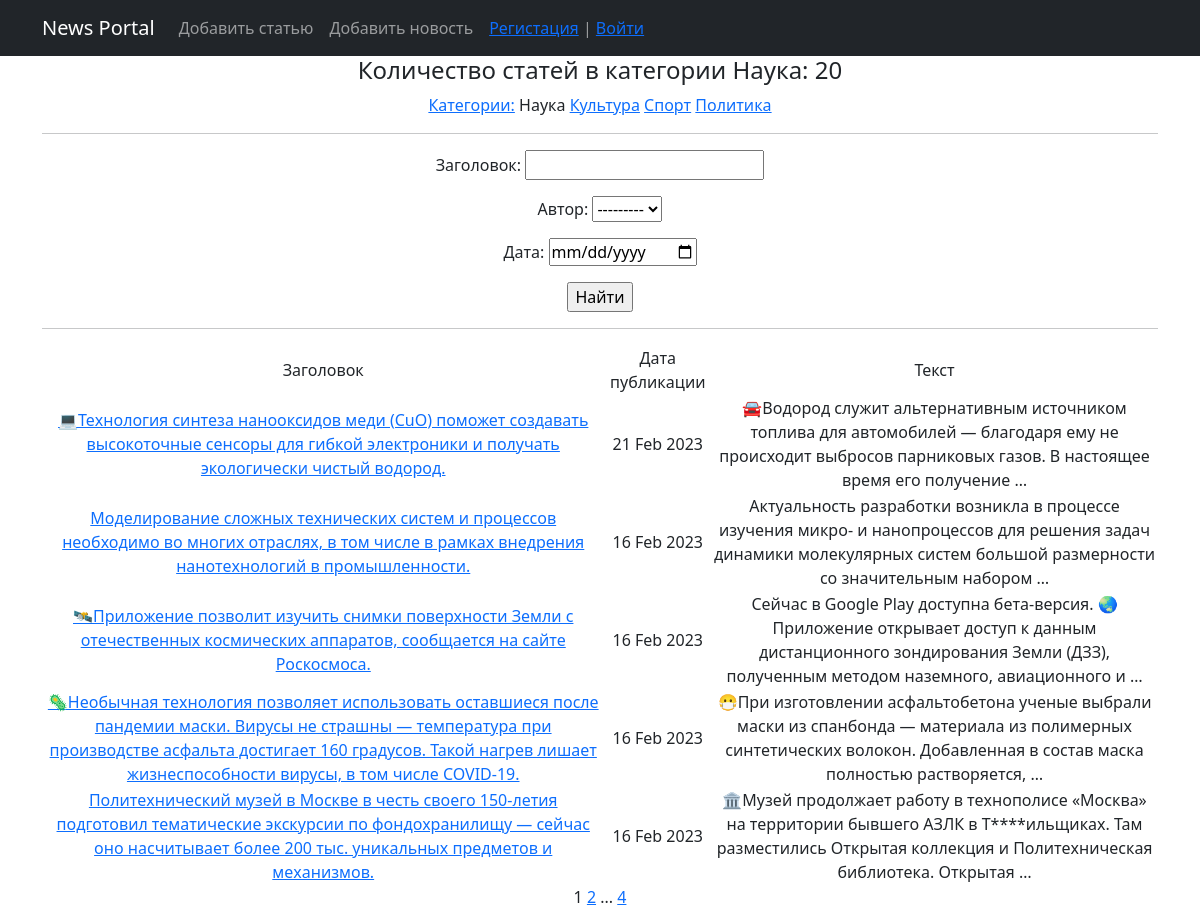
The app's page /news/category/1 with its own data.
### news/models.py (models this page shows, shortened)
class Category(models.Model):
    name = models.CharField(max_length=255, unique=True)  # название категории. Поле должно быть уникальным
    subscribers = models.ManyToManyField(User)
    def __str__(self):
        return self.name
    def get_absolute_url(self):
        return reverse('category', args=[str(self.pk)])  # TO DO

class Post(models.Model):
    author = models.ForeignKey(Author, on_delete=models.CASCADE)  # связь «один ко многим» с моделью Author;
    position = models.CharField(max_length=255, choices=POSITION)  # поле с выбором — «статья» или «новость»;
    time_in = models.DateTimeField(auto_now_add=True)  # автоматически добавляемая дата и время создания;
    category = models.ManyToManyField(Category, through='PostCategory')
    article = models.CharField(max_length=255)  # заголовок статьи/новости;
    text = models.TextField()  # текст статьи/новости;
    rating = models.FloatField(default=0.0)  # рейтинг статьи/новости.
    def get_absolute_url(self):
        return reverse('news', args=[str(self.pk)])

### news/views.py (the view)
# urls.py: path('category/<int:pk>', CategoryList.as_view(), name='category'),
class CategoryList(ListView):
    model = Post
    ordering = '-time_in'
    template_name = 'news_list.html'
    context_object_name = 'news_list'
    paginate_by = 5  # вот так мы можем указать количество записей на странице
    def get_queryset(self, **kwargs):
        self.category = get_object_or_404(Category, pk=self.kwargs['pk'])
        queryset = super().get_queryset()
        self.filterset = PostFilter(self.request.GET, queryset.filter(category=self.kwargs['pk']))
        return self.filterset.qs
    def get_context_data(self, **kwargs):
        context = super().get_context_data(**kwargs)
        category_get = Category.objects.get(pk=resolve(self.request.path_info).kwargs['pk'])
        context['filterset'] = self.filterset
        context['title'] = 'Категория - ' + str(category_get)
        context['menu'] = menu
        context['cat_selected'] = category_get
        context['news_count'] = f'Количество статей в категории {category_get}: {self.filterset.qs.count()}'
        context['cat_subscriber'] = Category.objects.filter(subscribers__pk=self.request.user.id)
        context['is_author'] = self.request.user.groups.filter(name='authors').exists()
        return context

### news/models.py (called while the page is built)
    def __str__(self):
        return self.user.username

### news/templatetags/custom_filters.py (called while the page is built)
@register.filter()
def censor(value):
    try:
        if not isinstance(value, str):
            raise CensorException('Error')
        v = value
        for word in WORDS:
            if word in v:
                v = v.replace(word, f'{word[:1]}{len(word[1:])*"*"}')
            if word.capitalize() in v:
                v = v.replace(word.capitalize(), f'{word[:1].capitalize()}{len(word[1:])*"*"}')
        return v
    except CensorException as e:
        print(e)

### news/templatetags/custom_tags.py (called while the page is built)
@register.simple_tag(takes_context=True)
def url_replace(context, **kwargs):
    d = context['request'].GET.copy()
    for k, v in kwargs.items():
        d[k] = v
    return d.urlencode()

@register.simple_tag
def get_categories():
    return Category.objects.all()

### templates/news_list.html (shortened to what this page needs)
{% extends 'flatpages/default.html' %}
{% load custom_filters %}
{% load custom_tags %}
{% block content %}
   <h4>{{ news_count }}</h4>
       <div class="category_list">
           <a href="{% url 'news_list'%}" title="Разделы новостей">Категории:</a>
{% get_categories as categories %}
{% for c in categories %}
{% if c == cat_selected %}
{{c.name}}
{% else %}
    <a href={{c.get_absolute_url}}>{{c.name}}</a>
{% endif %}
{% endfor %}
       </div>
<hr>
   <form action="" method="get">
       {{ filterset.form.as_p }}
       <input type="submit" value="Найти" />
   </form>
    <hr>
{% if news_list %}
       <table>
           <tr>
               <td>Заголовок</td>
               <td>Дата публикации</td>
               <td>Текст</td>
           </tr>
{% for news in news_list %}
           <tr>
               <td><a href="{{ news.get_absolute_url }}">{{ news.article|censor }}</a></td>
               <td>{{ news.time_in|date:'d M Y' }}</td>
               <td>{{ news.text|censor|truncatewords:20}}</td>
           </tr>
{% endfor %}
       </table>
{% else %}
       <h2>Статей нет!</h2>
{% endif %}
   {{ page_obj.number }}
   {% if page_obj.has_next %}
       <a href="?{% url_replace page=page_obj.next_page_number %}">{{ page_obj.next_page_number }}</a>
       {% if paginator.num_pages != page_obj.next_page_number %}
           ...
       <a href="?{% url_replace page=page_obj.paginator.num_pages %}">{{ page_obj.paginator.num_pages }}</a>
       {% endif %}
   {% endif %}
{% endblock content %}

### records on screen
Category: name "Наука"
Category: name "Культура"
Category: name "Спорт"
Category: name "Политика"
Post: article|censor "💻Технология синтеза нанооксидов меди (CuO) поможет создавать высокоточные сенсоры для гибкой электроники и получать экологически чистый водород.", time_in "21 Feb 2023", text|censor "🚘Водород служит альтернативным источником топлива для автомобилей — благодаря ему не происходит выбросов парниковых газов. В настоящее время его получение …"
Post: article|censor "Моделирование сложных технических систем и процессов необходимо во многих отраслях, в том числе в рамках внедрения нанотехнологий в промышленности.", time_in "16 Feb 2023", text|censor "Актуальность разработки возникла в процессе изучения микро- и нанопроцессов для решения задач динамики молекулярных систем большой размерности со значительным набором …"
Post: article|censor "🛰Приложение позволит изучить снимки поверхности Земли с отечественных космических аппаратов, сообщается на сайте Роскосмоса.", time_in "16 Feb 2023", text|censor "Сейчас в Google Play доступна бета-версия. 🌏Приложение открывает доступ к данным дистанционного зондирования Земли (ДЗЗ), полученным методом наземного, авиационного и …"
Post: article|censor "🦠Необычная технология позволяет использовать оставшиеся после пандемии маски. Вирусы не страшны — температура при производстве асфальта достигает 160 градусов. Такой нагрев лишает жизнеспособности вирусы, в том числе COVID-19.", time_in "16 Feb 2023", text|censor "😷При изготовлении асфальтобетона ученые выбрали маски из спанбонда — материала из полимерных синтетических волокон. Добавленная в состав маска полностью растворяется, …"
Post: article|censor "Политехнический музей в Москве в честь своего 150-летия подготовил тематические экскурсии по фондохранилищу — сейчас оно насчитывает более 200 тыс. уникальных предметов и механизмов.", time_in "16 Feb 2023", text|censor "🏛Музей продолжает работу в технополисе «Москва» на территории бывшего АЗЛК в Т****ильщиках. Там разместились Открытая коллекция и Политехническая библиотека. Открытая …"

### other values on screen
{{ m.title }} "Добавить статью" "Добавить новость"
{{ news_count }} "Количество статей в категории Наука: 20"
{{ page_obj.number }} "1"
{{ page_obj.next_page_number }} "2"
{{ page_obj.paginator.num_pages }} "4"
